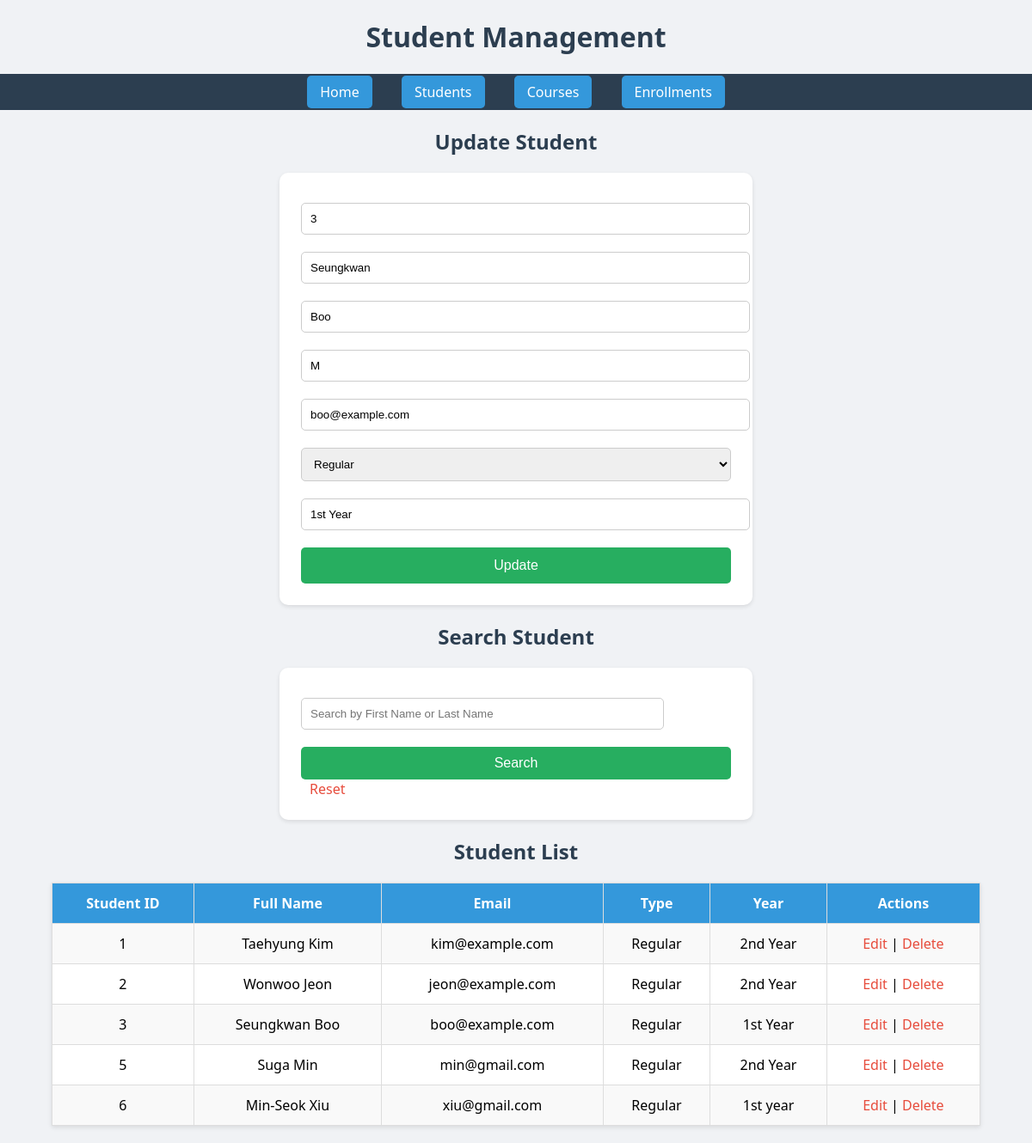
The app's page /student.php?edit=3 with its own data.
### tables this page shows
CREATE TABLE `student` (
  `STUDENTID` int(11) NOT NULL,
  `FIRSTNAME` varchar(255) DEFAULT NULL,
  `LASTNAME` varchar(225) DEFAULT NULL,
  `MIDDLEINITIAL` varchar(255) DEFAULT NULL,
  `EMAIL` varchar(255) DEFAULT NULL,
  `STUDENTTYPE` varchar(255) DEFAULT NULL,
  `YEARofSTUDY` varchar(255) DEFAULT NULL
);

### student.php (the view, shortened to what this page needs)
<?php
include 'db.php';
$update = false;
$student_id = "";
$first_name = "";
$last_name = "";
$middle_initial = "";
$email = "";
$student_type = "";
$year_of_study = "";
if (isset($_GET['edit'])) {
    $student_id = $_GET['edit'];
    $update = true;
    $result = $conn->query("SELECT * FROM STUDENT WHERE STUDENTID=$student_id") or die($conn->error);
    if ($result->num_rows == 1) {
        $row = $result->fetch_assoc();
        $student_id = $row['STUDENTID'];
        $first_name = $row['FIRSTNAME'];
        $last_name = $row['LASTNAME'];
        $middle_initial = $row['MIDDLEINITIAL'];
        $email = $row['EMAIL'];
        $student_type = $row['STUDENTTYPE'];
        $year_of_study = $row['YEARofSTUDY'];
    }
}
?>
<!DOCTYPE html>
<html>
<head>
    <link rel="stylesheet" href="style.css">
</head>
<body>
<h1>Student Management</h1>
<nav>
    <a href="index.php">Home</a>
    <a href="student.php">Students</a>
    <a href="course.php">Courses</a>
    <a href="enrollment.php">Enrollments</a>
</nav>
<h2><?php echo $update ? "Update Student" : "Add New Student"; ?></h2>
<form method="post" action="student.php">
    <input type="number" name="student_id" placeholder="Student ID" value="<?php echo $student_id; ?>" required <?php if($update) echo "readonly"; ?>>
    <input type="text" name="first_name" placeholder="First Name" value="<?php echo $first_name; ?>" required>
    <input type="text" name="last_name" placeholder="Last Name" value="<?php echo $last_name; ?>" required>
    <input type="text" name="middle_initial" placeholder="Middle Initial" value="<?php echo $middle_initial; ?>">
    <input type="email" name="email" placeholder="Email" value="<?php echo $email; ?>">
    <select name="student_type">
        <option value="Regular" <?php if ($student_type == "Regular") echo "selected"; ?>>Regular</option>
    </select>
    <input type="text" name="year" placeholder="Year of Study" value="<?php echo $year_of_study; ?>" required>
    <input type="submit" name="<?php echo $update ? "update" : "save"; ?>" value="<?php echo $update ? "Update" : "Save"; ?>">
</form>
<h2>Search Student</h2>
<form method="get" action="student.php" style="max-width: 500px; margin: 20px auto;">
    <input type="text" name="search" placeholder="Search by First Name or Last Name" style="width: 80%; padding: 10px;">
    <input type="submit" value="Search" style="padding: 10px;">
    <a href="student.php" style="margin-left: 10px; text-decoration: none;">Reset</a>
</form>
<h2>Student List</h2>
<table>
    <tr>
        <th>Student ID</th>
        <th>Full Name</th>
        <th>Email</th>
        <th>Type</th>
        <th>Year</th>
        <th>Actions</th>
    </tr>
    <?php
    if (isset($_GET['search'])) {
        $search = $conn->real_escape_string($_GET['search']);
        $result = $conn->query("SELECT * FROM STUDENT WHERE FIRSTNAME LIKE '%$search%' OR LASTNAME LIKE '%$search%'") or die($conn->error);
    } else {
        $result = $conn->query("SELECT * FROM STUDENT") or die($conn->error);
    }
    while ($row = $result->fetch_assoc()):
    ?>
    <tr>
        <td><?php echo $row['STUDENTID']; ?></td>
        <td><?php echo $row['FIRSTNAME'] . " " . $row['LASTNAME']; ?></td>
        <td><?php echo $row['EMAIL']; ?></td>
        <td><?php echo $row['STUDENTTYPE']; ?></td>
        <td><?php echo $row['YEARofSTUDY']; ?></td>
        <td>
            <a href="student.php?edit=<?php echo $row['STUDENTID']; ?>">Edit</a> |
            <a href="student.php?delete=<?php echo $row['STUDENTID']; ?>" onclick="return confirm('Are you sure?')">Delete</a>
        </td>
    </tr>
    <?php endwhile; ?>
</table>
</body>
</html>

### style.css (style rules this page uses)
body { font-family: 'Segoe UI', Tahoma, Geneva, Verdana, sans-serif; background-color: #f0f2f5; margin: 0; padding: 0; }
h1, h2 { text-align: center; color: #2c3e50; }
nav { background-color: #2c3e50; padding: 10px 20px; text-align: center; }
nav a { color: white; text-decoration: none; margin: 0 15px; font-size: 16px; padding: 8px 15px; background-color: #3498db; border-radius: 5px; transition: background 0.3s ease; }
form { max-width: 500px; margin: 20px auto; background: #fff; padding: 25px; border-radius: 10px; box-shadow: 0px 2px 5px rgba(0,0,0,0.1); }
form input[type="text"], form input[type="email"], form input[type="number"], form input[type="date"], form select { width: 100%; padding: 10px; margin: 10px 0; border-radius: 5px; border: 1px solid #ccc; }
form input[type="submit"] { width: 100%; padding: 12px; background-color: #27ae60; border: none; color: white; font-size: 16px; border-radius: 5px; cursor: pointer; margin-top: 10px; }
table { width: 90%; margin: 20px auto; border-collapse: collapse; background: white; box-shadow: 0px 2px 5px rgba(0,0,0,0.1); }
table, th, td { border: 1px solid #ddd; }
th, td { padding: 12px; text-align: center; }
th { background-color: #3498db; color: white; }
tr:nth-child(even) { background-color: #f9f9f9; }
a { color: #e74c3c; text-decoration: none; }

### records on screen
student: student_id "3", first_name "Seungkwan", last_name "Boo", middle_initial "M", email "boo@example.com", year "1st Year", STUDENTID "3", FIRSTNAME "Seungkwan", LASTNAME "Boo", EMAIL "boo@example.com", STUDENTTYPE "Regular", YEARofSTUDY "1st Year"
student: STUDENTID "1", FIRSTNAME "Taehyung", LASTNAME "Kim", EMAIL "kim@example.com", STUDENTTYPE "Regular", YEARofSTUDY "2nd Year"
student: STUDENTID "2", FIRSTNAME "Wonwoo", LASTNAME "Jeon", EMAIL "jeon@example.com", STUDENTTYPE "Regular", YEARofSTUDY "2nd Year"
student: STUDENTID "5", FIRSTNAME "Suga", LASTNAME "Min", EMAIL "min@gmail.com", STUDENTTYPE "Regular", YEARofSTUDY "2nd Year"
student: STUDENTID "6", FIRSTNAME "Min-Seok", LASTNAME "Xiu", EMAIL "xiu@gmail.com", STUDENTTYPE "Regular", YEARofSTUDY "1st year"
